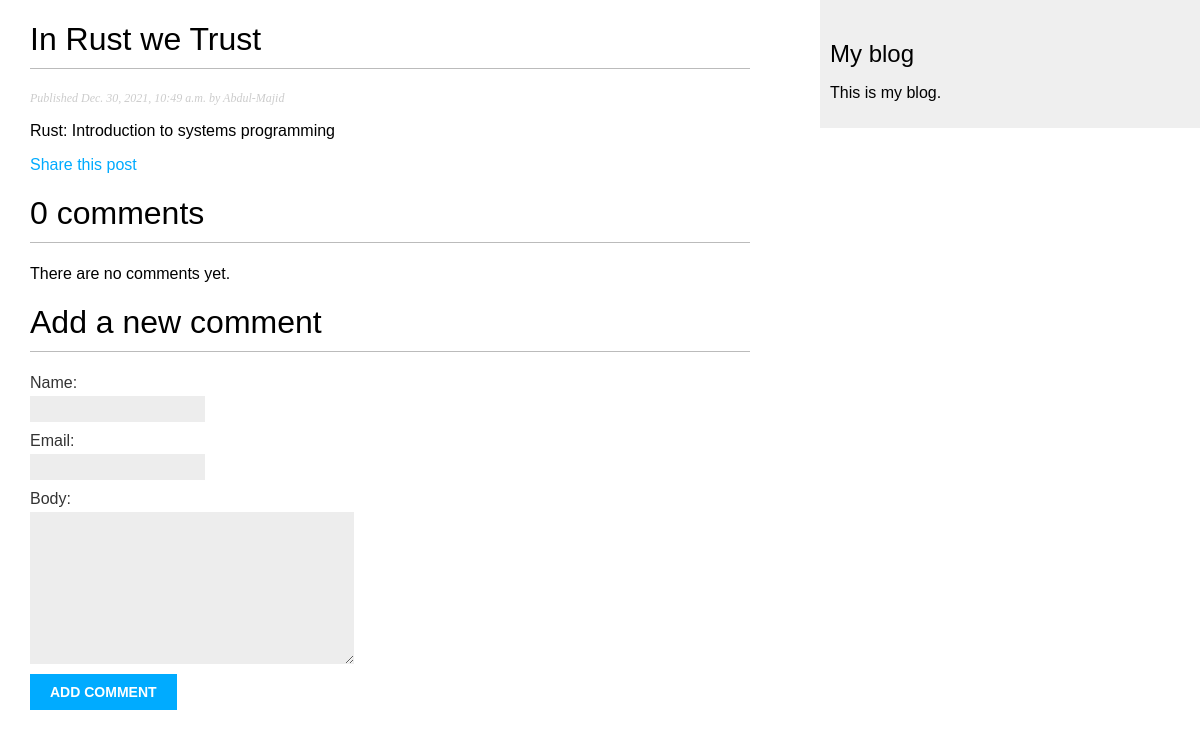
Before: /blog/2021/12/30/in-rust-we-trust/ with the older database file.
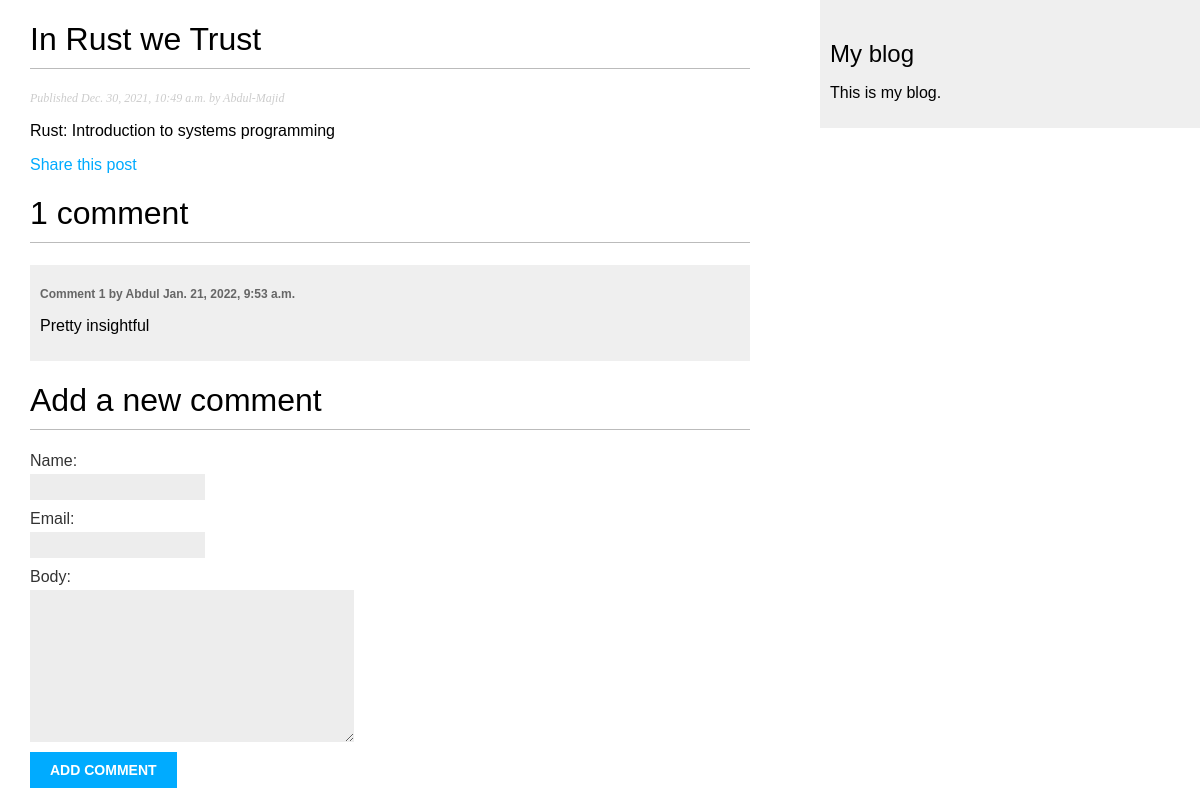
After: the same page with the newer database file.
### blog_app/models.py (models this page shows, shortened)
class Comment(models.Model):
    post = models.ForeignKey(
        Post, on_delete=models.CASCADE, related_name='comments')
    name = models.CharField(max_length=80)
    email = models.EmailField()
    body = models.TextField()
    created = models.DateTimeField(auto_now_add=True)
    updated = models.DateTimeField(auto_now=True)
    active = models.BooleanField(default=True)
    class Meta:
        ordering = ('created',)

### blog_app/views.py (the view)
def post_detail(request, year, month, day, post):
    post = get_object_or_404(Post,
                             slug=post,
                             status='published',
                             publish__year=year,
                             publish__month=month,
                             publish__day=day)
    comments = post.comments.filter(active=True)
    new_comment = None
    if request.method == 'POST':
        comment_form = CommentForm(data=request.POST)
        if comment_form.is_valid:
            new_comment = comment_form.save(commit=False)
            new_comment.post = post
            new_comment.save()
    else:
        comment_form = CommentForm()
    return render(request,
                  'blog_app/post/detail.html',
                  {'post': post,
                   'comments': comments,
                   'new_comment': new_comment,
                   'comment_form': comment_form})

### blog_app/forms.py
class CommentForm(forms.ModelForm):
    class Meta:
        model = Comment
        fields = ('name', 'email', 'body')

### blog_app/templates/blog_app/post/detail.html (shortened to what this page needs)
{% extends "blog_app/base.html" %}
{% block content %}
    <h1>{{ post.title }}</h1>
    <p class="date">
        Published {{ post.publish }} by {{ post.author }}
    </p>
    {{ post.body|linebreaks }}
    <p>
        <a href= "{% url "blog:post_share" post.id %}"> Share this post</a>
    </p>
    {% with comments.count as total_comments %}
        <h1>
            {{ total_comments }}  comment{{ total_comments|pluralize }}
        </h1>
    {% endwith %}
    {% for comment in comments %}
        <div class="comment">
            <p class="info">
                Comment {{ forloop.counter }} by {{ comment.name }}
                {{ comment.created }}
            </p>
            {{ comment.body|linebreaks }}
        </div>
    {% empty %}
        <p> There are no comments yet. </p>
    {% endfor %}
    {% if new_comment %}
        <h1> Your comment has been added. </h1>
    {% else %}
        <h1> Add a new comment </h1>
        <form method="post">
            {{ comment_form.as_p }}
            <p><input type="submit" value="Add comment"></p>
        </form>
    {% endif %}
{% endblock %}

Changed rows visible on the page:
added Comment: name "Abdul", created "Jan. 21, 2022, 9:53 a.m.", body "Pretty insightful"
Other visible differences:
{{ total_comments }}: "0" → "1"
text no longer shown: "There are no comments yet."
